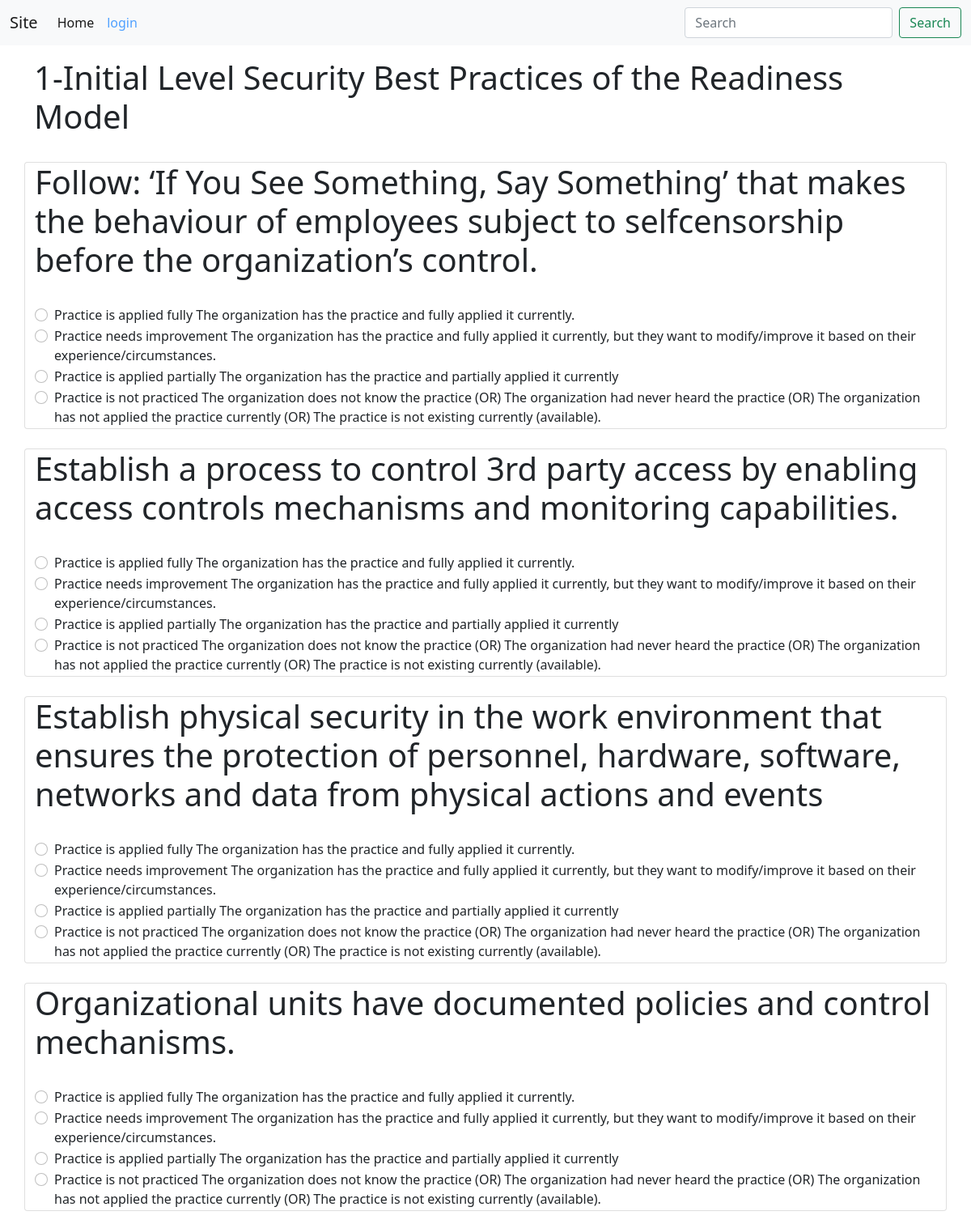
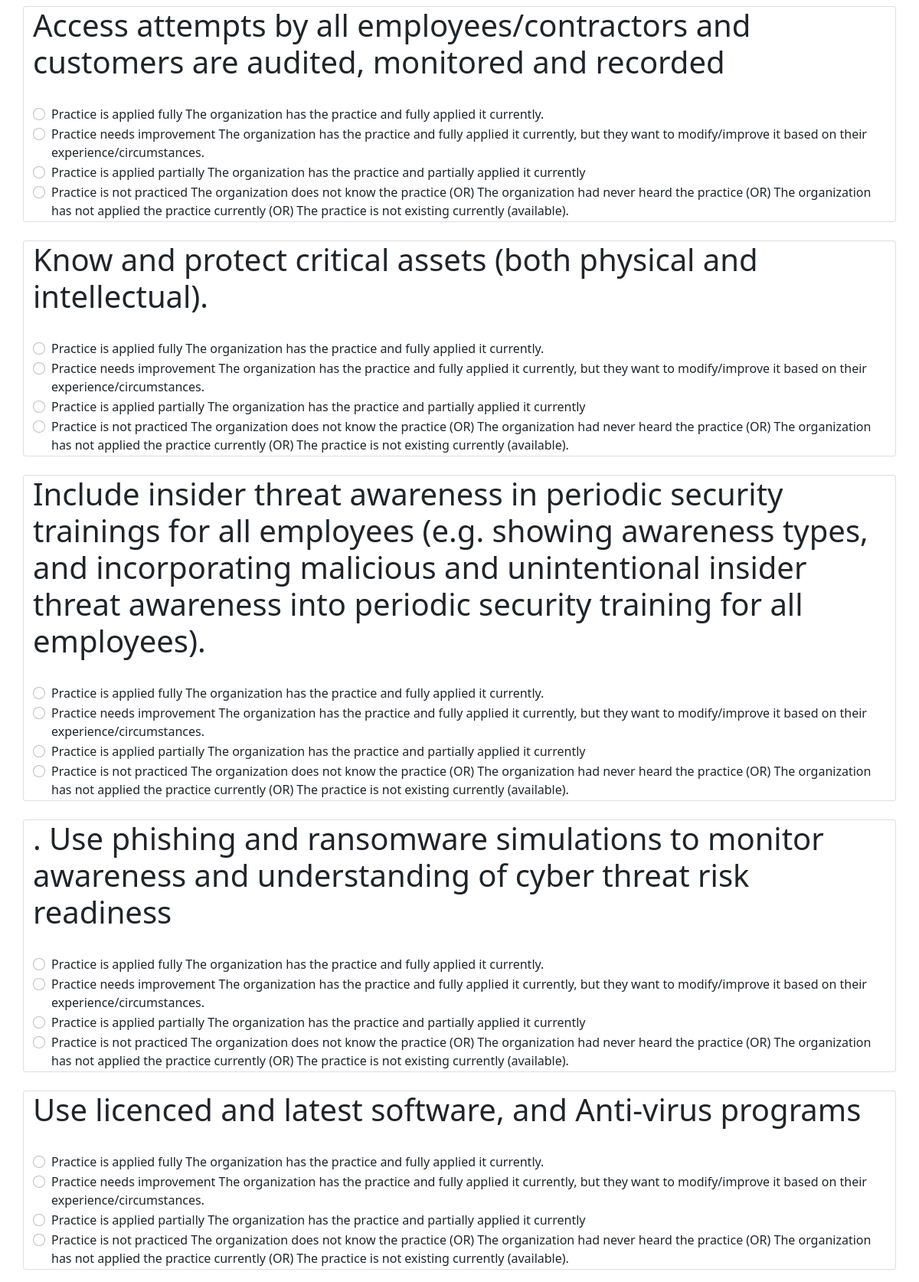
Screenshot of /assessment/1 (upper part) with the database file from the repository (2 pictures, top to bottom).
### app/models.py (models this page shows, shortened)
class assessment(models.Model):
    assessment_name=models.CharField(max_length=1000)
    assessment_link=models.IntegerField()
    assessment_index=models.IntegerField()
    assessment_success=models.IntegerField()

class question(models.Model):
    assessment_id= models.ForeignKey(assessment, on_delete=models.CASCADE)
    text=models.CharField(max_length=1000)

### app/views.py (the view, shortened to what this page needs)
# urls.py: path('assessment/<int:id>',view_assessment,name="assessment"),
def view_assessment(request,id):
    asses=assessment.objects.filter(assessment_index=id)[0]
    qs=""
    arr=[]
    k=True
    if request.method!="POST":
        if asses.assessment_link!=-1 and request.user.is_authenticated :
                    aj=assessment.objects.filter(assessment_index=asses.assessment_link)[0]
                    j2= assumtion_to_ans.objects.filter(user=request.user,assessment_id=aj)
                    if len(j2)==0 or j2[0].assessment_result<j2[0].assessment_id.assessment_success:
                        k=False
        if not request.user.is_authenticated and id!=1:
            k=False
        """
        for qj in question.objects.all():
            #1
            a=answers()
            a.question_id=qj
            a.ans_text="Practice is applied fully The organization has the practice and fully applied it currently."
            a.correct=True
            a.save()
            #2
            a=answers()
            a.question_id=qj
            a.ans_text=" Practice needs improvement The organization has the practice and fully applied it currently, but they want to modify/improve it based on their experience/circumstances."
            a.save()
            #3
            a=answers()
            a.question_id=qj
            a.ans_text="Practice is applied partially The organization has the practice and partially applied it currently"
            a.save()
            #4
            a=answers()
            a.question_id=qj
            a.ans_text="Practice is not practiced The organization does not know the practice (OR) The organization had never heard the practice (OR) The organization has not applied the practice currently (OR) The practice is not existing currently (available)."
            a.save()
         """
        qs=question.objects.filter(assessment_id=asses)
        for q in qs:
            a=answers.objects.filter(question_id=q)
            s="<h1>"+q.text+"</h1><br>"
            s2=""#<form action="" , method='POST' >"
            for j in a:
                s2+=' <div class="form-check"><input class="form-check-input" type="radio" id="'+str(j.id) +'" value="'+str(j.id)+'" name="'+str(q.id)+'">'+'<label class="form-check-label" for="'+str(j.id)+'">'+str(j.ans_text)+'</label></div>'
            s2+=""#</form>"
            arr.append([s,s2])
    return render(request, template_name="assessment.html", context={"asses":asses,"qs":arr,"k":k})

### templates/assessment.html (shortened to what this page needs)
<!DOCTYPE html>
{% extends 'Base.html' %}
{% block content %}
<html lang="en">
<head>
</head>
<body>
<form action="" , method="POST" >{% csrf_token %}
<div class="container">
<h1> {{asses.assessment_name }} </h1><br>
    {% for q in qs %}
    <div class="row">
    <div class="card">
    {% for a in q %}
        {{a|safe}}
    {% endfor %}
    </div><br></div><div class="row"><br></div>{% endfor %}
</div>
</form>
</body>
</html>
{% endblock %}

### rows the page displays
assessment: assessment_name "1-Initial Level Security Best Practices of the Readiness Model"
question: text "Follow: ‘If You See Something, Say Something’ that makes the behaviour of employees subject to selfcensorship before the organization’s control."
question: text "Establish a process to control 3rd party access by enabling access controls mechanisms and monitoring capabilities."
question: text "Establish physical security in the work environment that ensures the protection of personnel, hardware, software, networks and data from physical actions and events"
question: text "Organizational units have documented policies and control mechanisms."
question: text "Access attempts by all employees/contractors and customers are audited, monitored and recorded"
question: text "Know and protect critical assets (both physical and intellectual)."
question: text "Include insider threat awareness in periodic security trainings for all employees (e.g. showing awareness types, and incorporating malicious and unintentional insider threat awareness into periodic security training for all employees)."
question: text ". Use phishing and ransomware simulations to monitor awareness and understanding of cyber threat risk readiness"
question: text "Use licenced and latest software, and Anti-virus programs"
